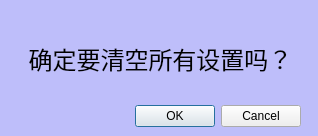
<?xml version="1.0" encoding="UTF-8"?>
<ui version="4.0">
 <class>ClearDialog</class>
 <widget class="QDialog" name="ClearDialog">
  <property name="geometry">
   <rect>
    <x>0</x>
    <y>0</y>
    <width>318</width>
    <height>136</height>
   </rect>
  </property>
  <property name="windowTitle">
   <string>Dialog</string>
  </property>
  <widget class="QDialogButtonBox" name="buttonBox">
   <property name="geometry">
    <rect>
     <x>-40</x>
     <y>100</y>
     <width>341</width>
     <height>32</height>
    </rect>
   </property>
   <property name="orientation">
    <enum>Qt::Horizontal</enum>
   </property>
   <property name="standardButtons">
    <set>QDialogButtonBox::Cancel|QDialogButtonBox::Ok</set>
   </property>
  </widget>
  <widget class="QLabel" name="label">
   <property name="geometry">
    <rect>
     <x>0</x>
     <y>0</y>
     <width>321</width>
     <height>151</height>
    </rect>
   </property>
   <property name="font">
    <font>
     <family>楷体</family>
     <pointsize>18</pointsize>
    </font>
   </property>
   <property name="styleSheet">
    <string notr="true">background-color: rgba(170, 170, 255, 180);</string>
   </property>
   <property name="text">
    <string>确定要清空所有设置吗？
</string>
   </property>
   <property name="alignment">
    <set>Qt::AlignCenter</set>
   </property>
  </widget>
  <zorder>label</zorder>
  <zorder>buttonBox</zorder>
 </widget>
 <resources/>
 <connections>
  <connection>
   <sender>buttonBox</sender>
   <signal>accepted()</signal>
   <receiver>ClearDialog</receiver>
   <slot>accept()</slot>
   <hints>
    <hint type="sourcelabel">
     <x>248</x>
     <y>254</y>
    </hint>
    <hint type="destinationlabel">
     <x>157</x>
     <y>274</y>
    </hint>
   </hints>
  </connection>
  <connection>
   <sender>buttonBox</sender>
   <signal>rejected()</signal>
   <receiver>ClearDialog</receiver>
   <slot>reject()</slot>
   <hints>
    <hint type="sourcelabel">
     <x>316</x>
     <y>260</y>
    </hint>
    <hint type="destinationlabel">
     <x>286</x>
     <y>274</y>
    </hint>
   </hints>
  </connection>
 </connections>
</ui>
